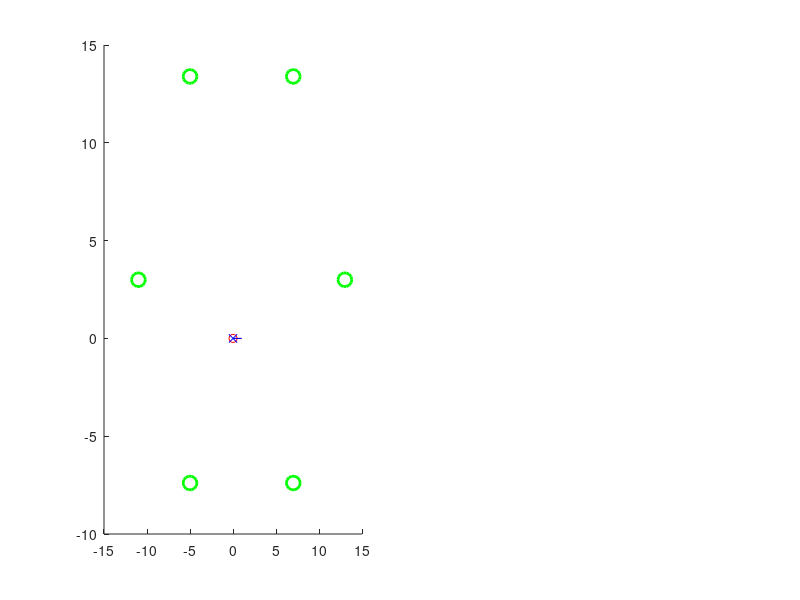

Write MATLAB code to recreate this figure. (Note: this script raises an error after producing the figure.)
% Extended Kalman Filter SLAM example
clear;clc; close all;

% Time
Tf = 60;
dt = 0.5;
T = 0:dt:Tf;

% Initial Robot State
x0 = [0 0 0]';

% Control inputs
u = ones(2, length(T));
u(2,:)=0.3*u(2,:);

% Motion Disturbance model
R = [0.001 0 0; 
     0 0.001 0; 
     0 0 0.001];
% R=zeros(3,3);
[RE, Re] = eig(R);

% Prior over robot state
mu0r = [0 0 0]'; % mean (mu)
S0rr = 0.00000000001*eye(3);% covariance (Sigma)

% Feature Map
N=6; %number of features
Radius=12;
center=[1;3];
theta=linspace(2*pi./N,2*pi,N);
map=[center(1)+Radius.*cos(theta);
     center(2)+Radius.*sin(theta)];
M = length(map);

% Prior over feature map
S0mm=0.1*eye(2);  %%% predefined covariance for each feature when it is just detected;
newfeature = ones(M,1);

%Measurement model
rmax = 20; % Max range
thmax = pi/4; % 1/2 Field of view

% Measurement noise
Qi = [0.00001 0; 
     0 0.00001];

[QiE, Qie] = eig(Qi);


% Simulation Initializations
n = length(R(:,1)); % Number of vehicle states
xr = zeros(n,length(T)); % Vehicle states 
xr(:,1) = x0;
N = n+2*M;
m = length(Qi(:,1)); % Number of measurements per feature 
y = zeros(m*M,length(T)); % Measurements
mu = mu0r;
S=S0rr;

mu_S = zeros(N,length(T)); % Belief
mu_S(1:3,1) = mu;
count=0;    %%%%%%%%%% count of detected features;

%% Plot results
t=1;
    figure(1);clf; 
    subplot(1,2,1); hold on;
    plot(map(1,:),map(2,:),'go', 'MarkerSize',10,'LineWidth',2);
    plot(xr(1,1:t),xr(2,1:t), 'ro--')
    plot([xr(1,t) xr(1,t)+1*cos(xr(3,t))],[xr(2,t) xr(2,t)+1*sin(xr(3,t))], 'r-')
    plot(mu_S(1,1:t),mu_S(2,1:t), 'bx--')
    plot([mu_S(1,t) mu_S(1,t)+1*cos(mu_S(3,t))],[mu_S(2,t) mu_S(2,t)+1*sin(mu_S(3,t))], 'b-')
    mu_pos = [mu(1) mu(2)];
    S_pos = [S(1,1) S(1,2); S(2,1) S(2,2)];
    error_ellipse(S_pos,mu_pos,0.75);
    error_ellipse(S_pos,mu_pos,0.95);
    axis equal
    title('SLAM with Range & Bearing Measurements')
    subplot(1,2,2);
    image(10000*S);
    colormap('gray');
    axis([0,N,0,N])
    axis('square')%%%%%%%%%%%%%%%%%%%%%%%%%%%%%%%%%%%%%%%%%%%%%%
    title('Covariance matrix')
    F(t) = getframe(gcf);

    
%% Main loop
for t=2:length(T)
    %% Simulation
    % Select a motion disturbance
    e = RE*sqrt(Re)*randn(n,1);
    % Update robot state
      xr(:,t) = two_wheel_motion_model(xr(:,t-1),u(:,t),dt)+e;  %%%%%%%%

    % Take measurements
    % For each feature
    flist = zeros(M,1);
    for i=1:M
        % If feature is visible
        if (inview(map(:,i),xr(:,t),rmax,thmax))
            flist(i) = 1;
            % Select a motion disturbance
            d = QiE*sqrt(Qie)*randn(m,1);
            % Determine measurement
              y(2*(i-1)+1:2*i,t) = range_bearing_meas_model(xr(:,t),map(:,i))+d;%%%%%%%%%%%
        end
    end
    
    %% Extended Kalman Filter Estimation
    % Prediction update
    mu(1:3)= two_wheel_motion_model(mu(1:3),u(:,t),dt);
    predicted_xr=mu(1:3);
    Gt = two_wheel_motion_linearized_model(mu,u(:,t),dt);
    S(1:n,1:n) = Gt*S(1:n,1:n)*Gt' + R;

    % Measurement update
    for i=1:M
        if (flist(i))
            % j is the index for the measured feature. It is needed because
            % when the map is updated and rearranged j will be diff from i
            j=i;
            % Feature initialization
            if (newfeature(i) == 1)
                count=count+1;
                % rearrange the estimate so that those of the newly
                % detected feture is placed on top, right after the vehicle
                % states
                if count==1
                   mu=[mu(1:3);
                        mu(1)+y(2*(i-1)+1,t)*cos(y(2*i,t)+mu(3));
                        mu(2)+y(2*(i-1)+1,t)*sin(y(2*i,t)+mu(3))];
                else
                    mu=[mu(1:3);
                        mu(1)+y(2*(i-1)+1,t)*cos(y(2*i,t)+mu(3));
                        mu(2)+y(2*(i-1)+1,t)*sin(y(2*i,t)+mu(3));
                        mu(4:end)];  % augment measured features into states
                end
                % rearrange the covariance matrix. Those of the newly
                % discovered features are set to be S0mm, a predefined
                % value. Off-diagonal terms are set to be 0.
                temp=zeros(length(S)+2,length(S)+2);
                temp(1:3,1:3)=S(1:3,1:3);
                temp(4:5,4:5)=S0mm;
                if length(S)>3
                    temp(6:end,1:3)=S(4:end,1:3);
                    temp(1:3,6:end)=S(1:3,4:end);
                    temp(6:end,6:end)=S(4:end,4:end);
                end
                S=temp;

                newfeature(i) = 0;
                % rearrange map, newfeature, y, and flist so that the
                % follow the same order as mu
                [map newfeature y flist]=rearrangeMap(map,newfeature,y,flist,i,count);
                j=1;
                disp([num2str(count) ' of the ' num2str(M) ' features have been detected'])
            end
            
            % Linearization
            % Predicted range
            dx = mu(3+2*(j-1)+1)-mu(1);
            dy = mu(3+2*j)-mu(2);
            rp = sqrt((dx)^2+(dy)^2);
            
            Ht = range_bearing_meas_linearized_model(mu,j);%%%%%%%%%%%%%
            I = y(2*(j-1)+1:2*j,t)- range_bearing_meas_model(mu(1:3),mu((3+2*(j-1)+1):3+2*j));%%%%%%%%%%%%5

            % Measurement update
            K = S*Ht'*inv(Ht*S*Ht'+Qi);
            mu = mu + K*I;
            S = (eye(length(S))-K*Ht)*S;
            
            if norm(mu(1:2)-mu_S(1:2,t-1))>2.*u(1,t).*dt
                disp('Something went wrong!')
                warning('Linearization may have failed')
%                 disp(['Now dy=' num2str(dy) ' and dx=' num2str(dx)])
            end
        end
    end
 
    % Store results.
    mu_S(1:length(mu),t) = mu;


    %% Plot results
    figure(1);clf; 
    subplot(1,2,1); hold on;
    plot(map(1,:),map(2,:),'go', 'MarkerSize',10,'LineWidth',2);
    plot(xr(1,1:t),xr(2,1:t), 'ro--')
    plot([xr(1,t) xr(1,t)+1*cos(xr(3,t))],[xr(2,t) xr(2,t)+1*sin(xr(3,t))], 'r-')
    plot(mu_S(1,1:t),mu_S(2,1:t), 'bx--')
    plot([mu_S(1,t) mu_S(1,t)+1*cos(mu_S(3,t))],[mu_S(2,t) mu_S(2,t)+1*sin(mu_S(3,t))], 'b-')
    mu_pos = [mu(1) mu(2)];
    S_pos = [S(1,1) S(1,2); S(2,1) S(2,2)];
    error_ellipse(S_pos,mu_pos,0.75);
    error_ellipse(S_pos,mu_pos,0.95);

    for i=1:M
          if (~newfeature(i))
              fi = 2*(i-1)+1;
              fj = 2*i;
              plot([xr(1,t) xr(1,t)+y(fi,t)*cos(y(fj,t)+xr(3,t))], [xr(2,t) xr(2,t)+y(fi,t)*sin(y(fj,t)+xr(3,t))], 'c');
              plot(mu(3+fi),mu(3+fj), 'gx')
              mu_pos = [mu(3+fi) mu(3+fj)];
              S_pos = [S(3+fi,3+fi) S(3+fi,3+fj); S(3+fj,3+fi) S(3+fj,3+fj)];
              error_ellipse(S_pos,mu_pos,0.75);
          end
    end
    axis equal
%     axis([-4 6 -1 7])
    title('SLAM with Range & Bearing Measurements')
    
    subplot(1,2,2);
    image(10000*S);
    colormap('gray');
    axis('square')%%%%%%%%%%%%%%%%%%%%%%%%%%%%%%%%%%%%%%%%%%%%%%
    axis([0,N,0,N])%%%%%%%%%%%%%%%%%%%%%%%%%%%%%%%%%%%%%%%%%%%%
    title('Covariance matrix')
 
    F(t) = getframe(gcf);
    
end

